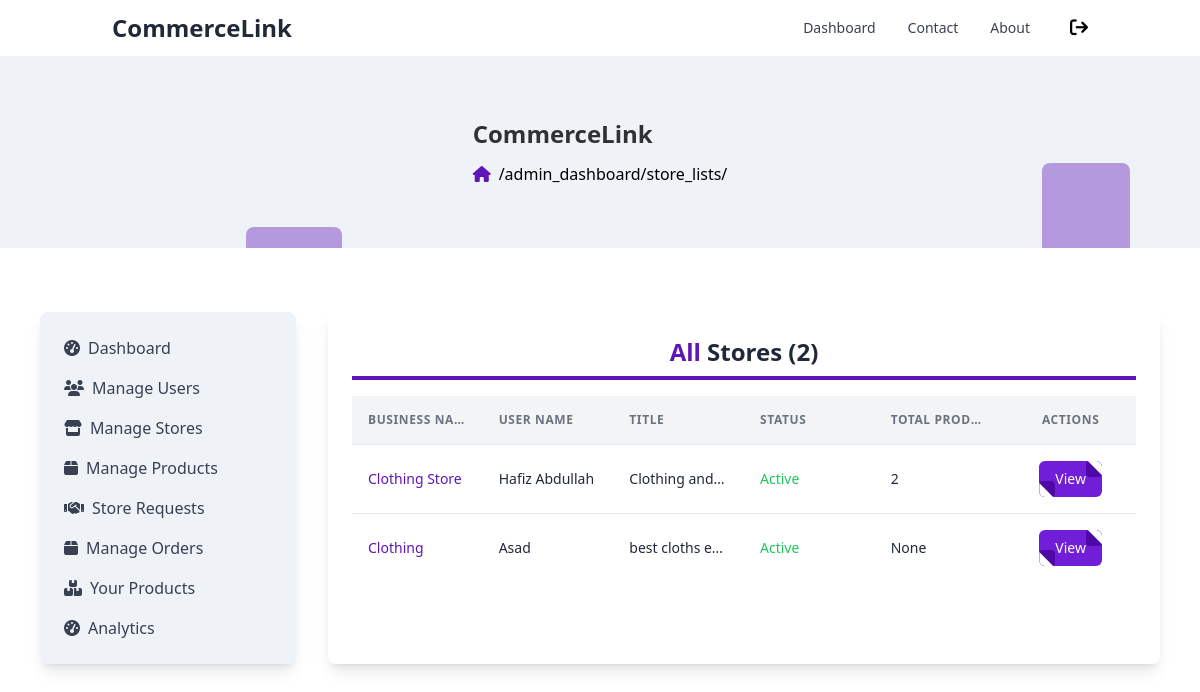
The app's page /admin_dashboard/store_lists/ (signed in) with its own data.
### user_accounts/models.py (models this page shows, shortened)
class Store(models.Model):
    user                    = models.ForeignKey(CustomUser, on_delete=models.CASCADE)
    bussines_name           = models.CharField(max_length=255)
    title                   = models.CharField(max_length=255)
    status                  = models.BooleanField(default=False)
    requested_at            = models.DateTimeField(auto_now_add=True)
    verified_at             = models.DateTimeField(auto_now_add=True)
    image                   = models.ImageField(upload_to="store/", default="", blank=True, null=True)
    is_active               = models.BooleanField(default=True)

class CustomUser(AbstractUser):
    username                = None
    name                    = models.CharField(max_length=255)
    email                   = models.EmailField(max_length=255, unique=True)
    is_verified             = models.BooleanField(default=False, blank=True)
    email_token             = models.CharField(max_length=200)
    is_banned               = models.BooleanField(default=False, blank=True)
    ROLE_CHOICES = [
        ('admin', 'Admin'),
        ('seller', 'Seller'),
        ('buyer', 'Buyer')
    ]
    role                    = models.CharField(max_length=10, default='buyer')
    USERNAME_FIELD = 'email'
    REQUIRED_FIELDS = ['name']
    objects = MyAccountManager()

### marketplace/decorators.py (the view)
        @user_passes_test(lambda u: u.is_authenticated and u.role == role, login_url='/login/')
        def _wrapped_view(request, *args, **kwargs):
            if request.user.is_authenticated and request.user.role == role:
                return view_func(request, *args, **kwargs)
            else:
                return redirect('login')

### admin_dashboard/views.py (called while the page is built)
@role_required("admin")
def store_lists(request):
    path = request.path
    product_count_subquery = Product.objects.filter(
        author=OuterRef('user')  # Assuming 'author' in Product is the ForeignKey to User
    ).values('author').annotate(
        total_products=Count('id')
    ).values('total_products')
    stores = Store.objects.annotate(
        total_products=Subquery(product_count_subquery)
    )
    context = {'stores': stores, 'path': path}
    return render(request, "admin_dashboard/store_lists.html", context)

### products/context_processors.py (called while the page is built)
def cart_summary(request):
    cart = request.session.get('cart', {})
    total_quantity = sum(cart.values())
    return {'cart_qty': total_quantity}

def store_context(request):
    store = None
    if request.user.is_authenticated:
        user = request.user
        if user.role == 'seller':
            try:
                store = Store.objects.get(user=user)
            except Store.DoesNotExist:
                store = None
    return {'store': store}

### admin_dashboard/templates/admin_dashboard/store_lists.html (shortened to what this page needs)
{% extends 'main_base.html' %}
{% block maincontent %}
<div class="w-full">
    <h1 class="text-2xl font-bold text-center text-gray-800 border-b-4 border-[#5F16B9] pb-2 mb-4">
        <span class="capitalize text-[#5F16B9]">All</span> Stores ({{ stores|length }})
    </h1>
    <div class="font-sans overflow-x-auto">
        {% if stores %}
        <table class="min-w-full divide-y divide-gray-200">
            <thead class="bg-gray-100 whitespace-nowrap">
                <tr>
                    <th
                        class="truncate px-4 py-4 text-left text-xs font-semibold text-gray-500 uppercase tracking-wider">
                        Business Name
                    </th>
                    <th
                        class="truncate px-4 py-4 text-left text-xs font-semibold text-gray-500 uppercase tracking-wider">
                        User Name
                    </th>
                    <th
                        class="truncate px-4 py-4 text-left text-xs font-semibold text-gray-500 uppercase tracking-wider">
                        Title
                    </th>
                    <th
                        class="truncate px-4 py-4 text-left text-xs font-semibold text-gray-500 uppercase tracking-wider">
                        Status
                    </th>
                    <th
                        class="truncate px-4 py-4 text-left text-xs font-semibold text-gray-500 uppercase tracking-wider">
                        Total Products
                    </th>
                    <th
                        class="truncate px-4 py-4 text-center text-xs font-semibold text-gray-500 uppercase tracking-wider">
                        Actions
                    </th>
                </tr>
            </thead>
            <tbody class="bg-white divide-y divide-gray-200 whitespace-nowrap">
                {% for store in stores %}
                <tr id="user-{{ user.id }}">
                    <td class="truncate px-4 py-4 text-sm text-[#5F16B9]">
                        {{store.bussines_name}}
                    </td>
                    <td class="truncate px-4 py-4 text-sm text-gray-800 capitalize">
                        {{store.user.name}}
                    </td>
                    <td class="truncate px-4 py-4 text-sm text-gray-800">
                        {{store.title}}
                    </td>
                    <td class="truncate px-4 py-4 text-sm text-gray-800">
                        {%if store.is_active %}
                        <span class="text-green-500">Active</span>
                        {% else %}
                        <span class="text-red-500">Deactivate</span>
                        {% endif %}
                    </td>
                    <td class="truncate px-4 py-4 text-sm text-gray-800">
                        {{store.total_products}}
                    </td>
                    <td class="flex justify-center items-center gap-3 px-4 py-4 text-sm text-gray-800">
                        <a href="{% url 'view_store' store_id=store.id %}">
                            <button
                                class="relative flex items-center px-4 py-2 overflow-hidden font-medium transition-all bg-[#701ED7] rounded-md group">
                                <span
                                    class="absolute top-0 right-0 inline-block w-4 h-4 transition-all duration-500 ease-in-out bg-[#4D08A5] rounded group-hover:-mr-4 group-hover:-mt-4">
                                    <span
                                        class="absolute top-0 right-0 w-5 h-5 rotate-45 translate-x-1/2 -translate-y-1/2 bg-white"></span>
                                </span>
                                <span
                                    class="absolute bottom-0 rotate-180 left-0 inline-block w-4 h-4 transition-all duration-500 ease-in-out bg-[#4D08A5] rounded group-hover:-ml-4 group-hover:-mb-4">
                                    <span
                                        class="absolute top-0 right-0 w-5 h-5 rotate-45 translate-x-1/2 -translate-y-1/2 bg-white"></span>
                                </span>
                                <span
                                    class="relative w-full text-left text-white transition-colors duration-200 ease-in-out group-hover:text-white">View</span>
                            </button>
                        </a>
                    </td>
                </tr>
                {% endfor %}
            </tbody>
        </table>
        {% else %}
        <p>No Store Registered.</p>
        {% endif %}
    </div>
</div>
{% endblock %}

### admin_dashboard/templates/admin_dashboard/store_lists.html (style rules this page uses)
table { table-layout: fixed; width: 100%; }

### records on screen
Store: bussines_name "Clothing Store", user.name "Hafiz Abdullah", title "Clothing and…", is_active "Active", total_products "2"
Store: bussines_name "Clothing", user.name "Asad", title "best cloths e…", is_active "Active", total_products "None"

### other values on screen
{{ path }} "/admin_dashboard/store_lists/"
{{ stores|length }} "2"
